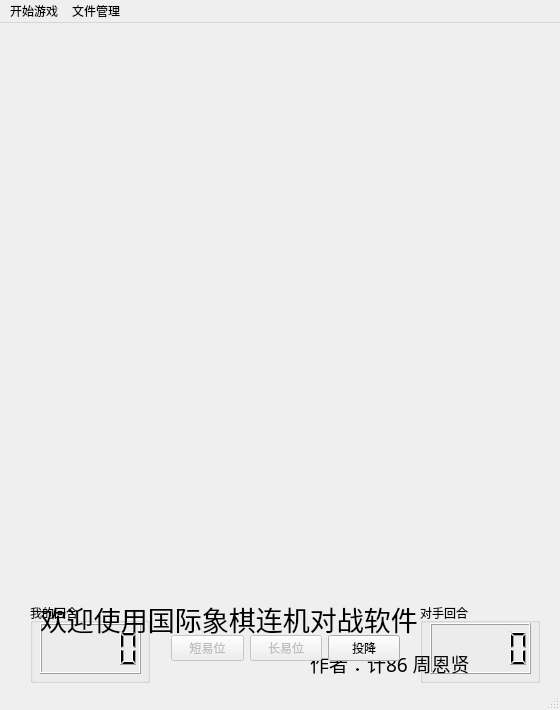
<?xml version="1.0" encoding="UTF-8"?>
<ui version="4.0">
 <class>MainWindow</class>
 <widget class="QMainWindow" name="MainWindow">
  <property name="geometry">
   <rect>
    <x>0</x>
    <y>0</y>
    <width>560</width>
    <height>710</height>
   </rect>
  </property>
  <property name="windowTitle">
   <string>MainWindow</string>
  </property>
  <property name="styleSheet">
   <string notr="true">border-image: url(qrc:/pic/background.png)</string>
  </property>
  <widget class="QWidget" name="centralWidget">
   <widget class="QGroupBox" name="hisbox">
    <property name="geometry">
     <rect>
      <x>420</x>
      <y>580</y>
      <width>120</width>
      <height>80</height>
     </rect>
    </property>
    <property name="title">
     <string>对手回合</string>
    </property>
    <widget class="QLCDNumber" name="hislcd">
     <property name="geometry">
      <rect>
       <x>10</x>
       <y>20</y>
       <width>101</width>
       <height>51</height>
      </rect>
     </property>
    </widget>
   </widget>
   <widget class="QGroupBox" name="mybox">
    <property name="geometry">
     <rect>
      <x>30</x>
      <y>580</y>
      <width>120</width>
      <height>80</height>
     </rect>
    </property>
    <property name="title">
     <string>我的回合</string>
    </property>
    <widget class="QLCDNumber" name="mylcd">
     <property name="geometry">
      <rect>
       <x>10</x>
       <y>20</y>
       <width>101</width>
       <height>51</height>
      </rect>
     </property>
    </widget>
   </widget>
   <widget class="QLabel" name="label">
    <property name="geometry">
     <rect>
      <x>40</x>
      <y>570</y>
      <width>471</width>
      <height>51</height>
     </rect>
    </property>
    <property name="font">
     <font>
      <family>华文新魏</family>
      <pointsize>20</pointsize>
      <weight>50</weight>
      <bold>false</bold>
     </font>
    </property>
    <property name="text">
     <string>欢迎使用国际象棋连机对战软件</string>
    </property>
   </widget>
   <widget class="QLabel" name="label2">
    <property name="geometry">
     <rect>
      <x>310</x>
      <y>630</y>
      <width>191</width>
      <height>21</height>
     </rect>
    </property>
    <property name="font">
     <font>
      <family>华文行楷</family>
      <pointsize>14</pointsize>
      <weight>50</weight>
      <bold>false</bold>
     </font>
    </property>
    <property name="text">
     <string>作者：计86 周恩贤</string>
    </property>
   </widget>
   <widget class="QWidget" name="">
    <property name="geometry">
     <rect>
      <x>160</x>
      <y>600</y>
      <width>251</width>
      <height>51</height>
     </rect>
    </property>
    <layout class="QHBoxLayout" name="horizontalLayout">
     <item>
      <widget class="QPushButton" name="bonus">
       <property name="enabled">
        <bool>false</bool>
       </property>
       <property name="text">
        <string>短易位</string>
       </property>
      </widget>
     </item>
     <item>
      <widget class="QPushButton" name="bonus2">
       <property name="enabled">
        <bool>false</bool>
       </property>
       <property name="text">
        <string>长易位</string>
       </property>
      </widget>
     </item>
     <item>
      <widget class="QPushButton" name="surrender">
       <property name="text">
        <string>投降</string>
       </property>
      </widget>
     </item>
    </layout>
   </widget>
  </widget>
  <widget class="QMenuBar" name="menuBar">
   <property name="geometry">
    <rect>
     <x>0</x>
     <y>0</y>
     <width>560</width>
     <height>26</height>
    </rect>
   </property>
   <widget class="QMenu" name="menu">
    <property name="title">
     <string>开始游戏</string>
    </property>
    <addaction name="actionConnect"/>
    <addaction name="actionClient"/>
   </widget>
   <widget class="QMenu" name="menu_2">
    <property name="title">
     <string>文件管理</string>
    </property>
    <addaction name="separator"/>
    <addaction name="actionLoad"/>
    <addaction name="actionSave"/>
   </widget>
   <addaction name="menu"/>
   <addaction name="menu_2"/>
  </widget>
  <widget class="QStatusBar" name="statusBar"/>
  <action name="actionLoad">
   <property name="enabled">
    <bool>false</bool>
   </property>
   <property name="text">
    <string>读入棋局</string>
   </property>
  </action>
  <action name="actionSave">
   <property name="enabled">
    <bool>false</bool>
   </property>
   <property name="text">
    <string>储存棋局</string>
   </property>
  </action>
  <action name="actionConnect">
   <property name="text">
    <string>建立连接</string>
   </property>
  </action>
  <action name="actionClient">
   <property name="text">
    <string>加入房间</string>
   </property>
  </action>
 </widget>
 <layoutdefault spacing="6" margin="11"/>
 <resources/>
 <connections/>
</ui>
